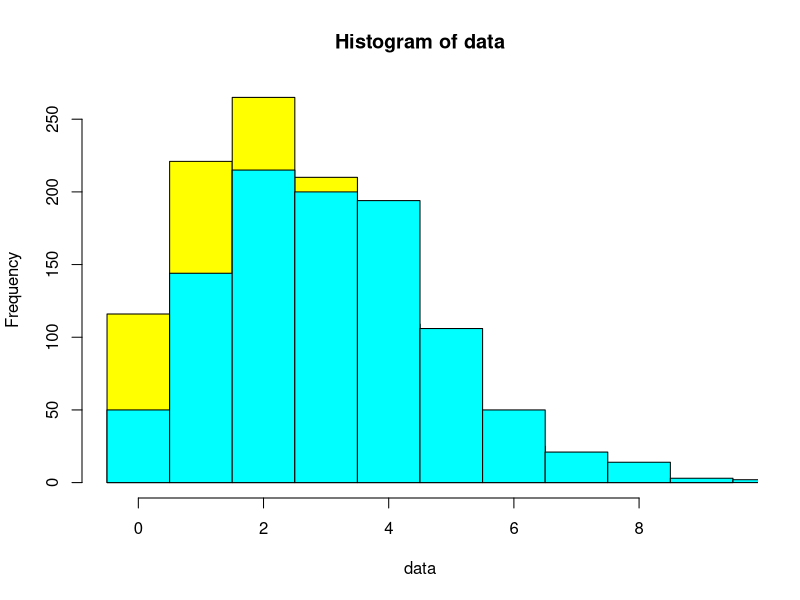
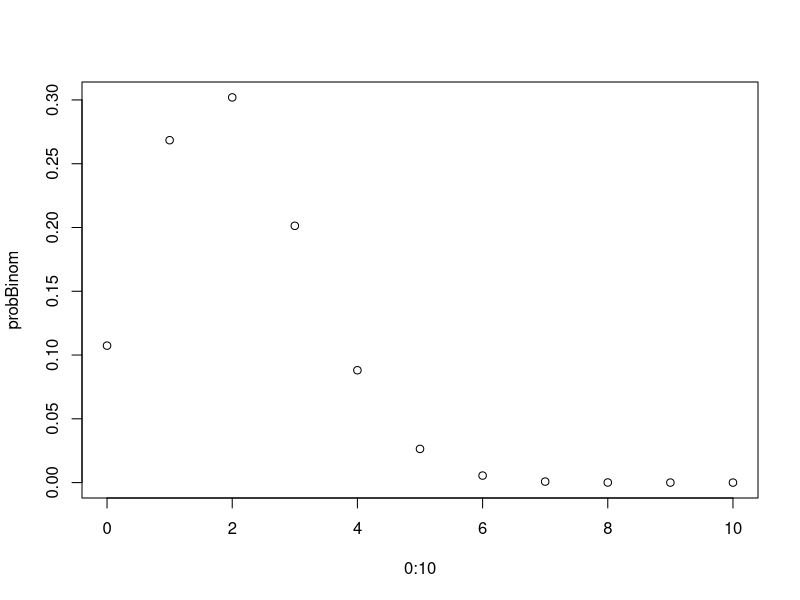
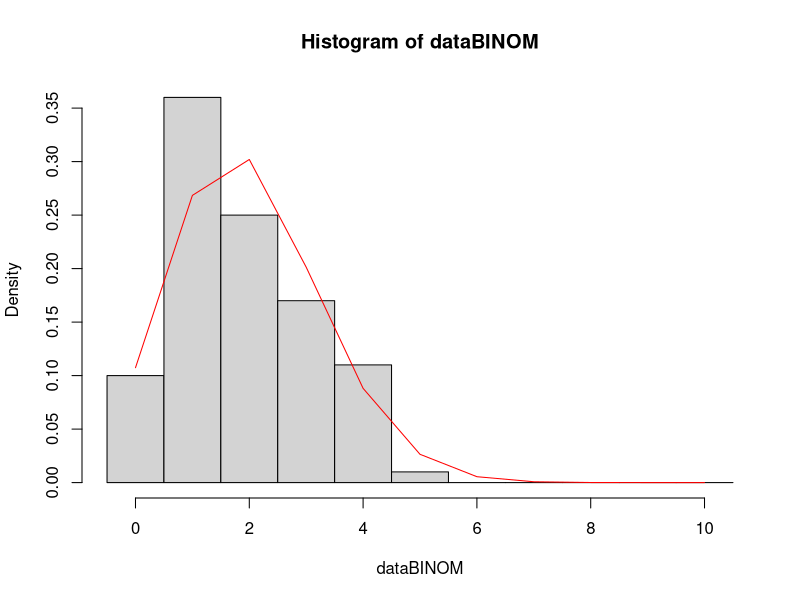
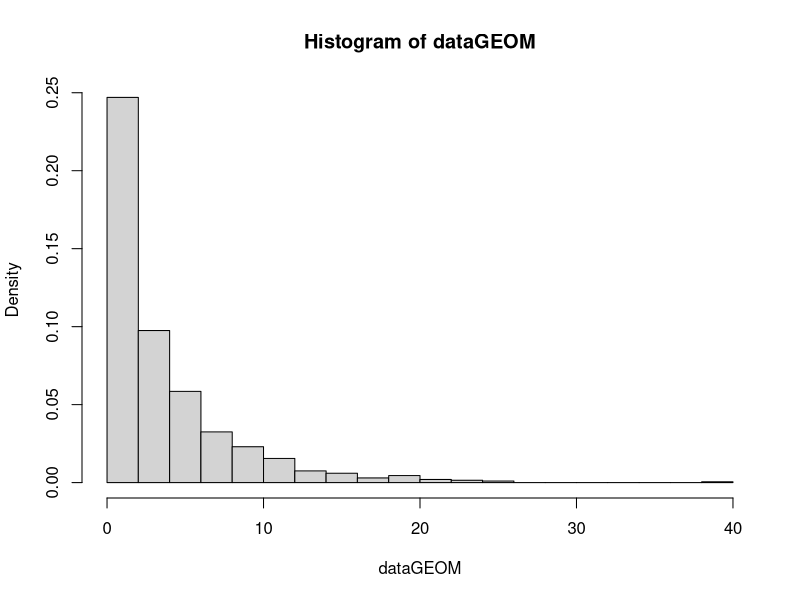
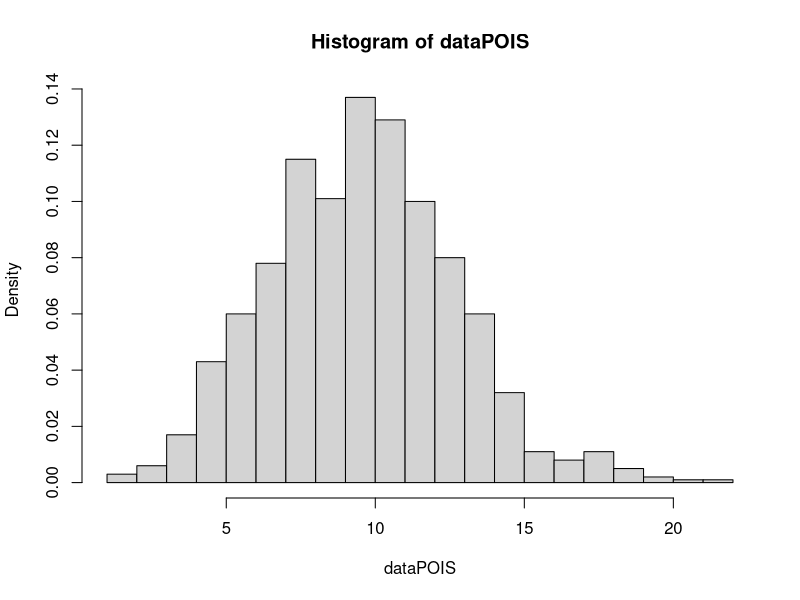
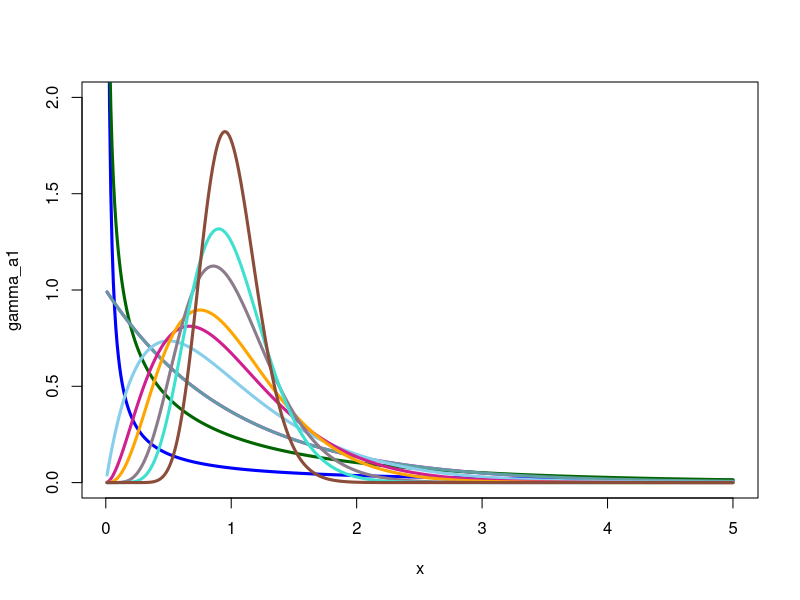
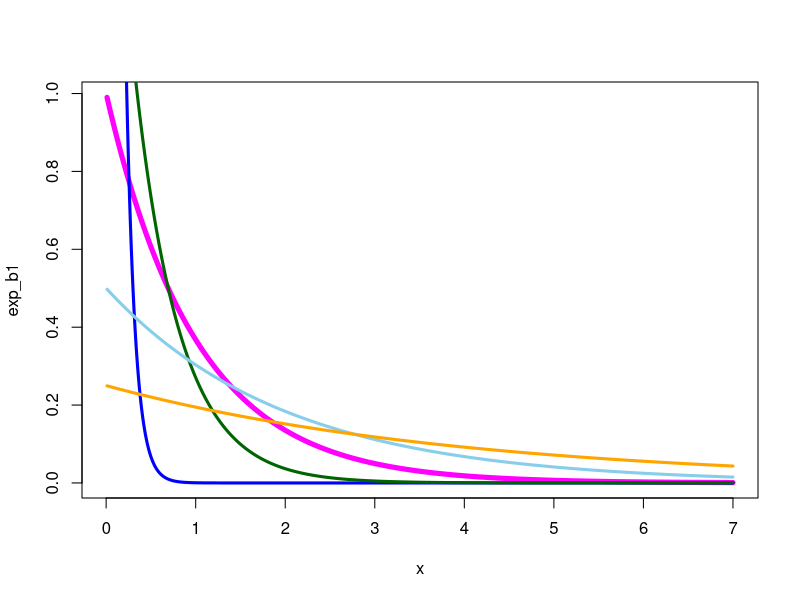
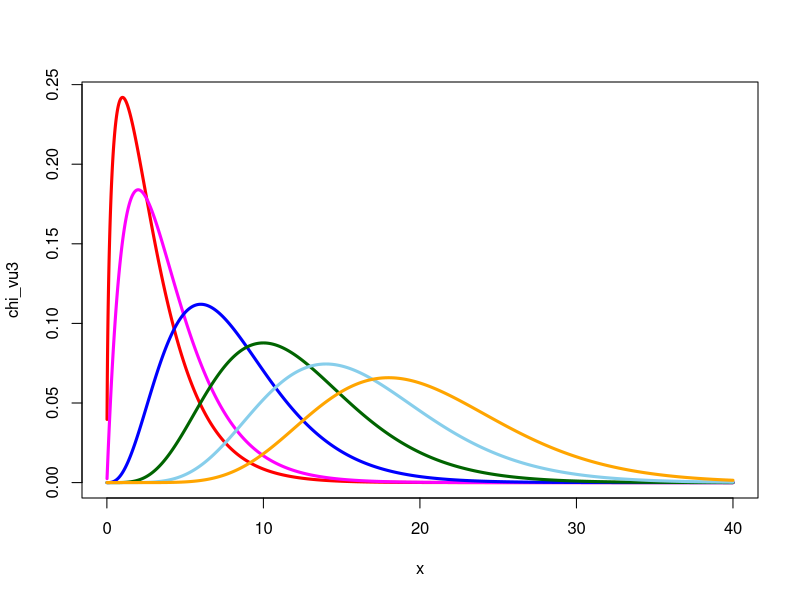

Recreate these plots in R, in order.
# remember to set RStudio to your working directory
setwd("~/Dropbox/371_2019/data")

# Poisson demos
ll=2.3
data<-rpois(100,ll)
data<-rpois(1000,ll)

hist(data,seq(-.5,max(data)+1,1),col="yellow")

ll=3.1
data<-rpois(1000,ll)
hist(data,seq(-.5,max(data)+.5,1),add=T,col="cyan")

# Get the probability mass function for a binomial RV
# with n=10, p=.2 and other discrete RVs
probBinom=dbinom(0:10,10,.2)
plot(0:10,probBinom)
probGeom<-dgeom(0:10,.2)
# similar commands for dhyper and dnbinom.  Use help(dhyper), etc.

# Get a random draw of size 100 from a binomial distribution
dataBINOM=rbinom(100,10,.2)

# some plotting commands for densities
# The first command makes a new plot, the second adds to the plot
hist(dataBINOM,seq(-.5,10.5,1),prob=T)
lines(0:10,probBinom,col="red")

# Get a random draw of size 1000 from a geometric distribution
dataGEOM=rgeom(1000,.2)
hist(dataGEOM,prob=T,breaks=25)

# Get a random draw of size 1000 from a geometric distribution
dataPOIS=rpois(1000,10)
hist(dataPOIS,prob=T,breaks=25)

# Illustrate the use the the Poisson dist can be used to estimate Binom
# Book:  p. 134, Example 3.21

{
  n=20; p=.1; lambda = n*p;
  cat("  n   p lambda\n",n, p, lambda)
}
{
  nrows=15
  vals=matrix(0, nrow=nrows, ncol = 4)
  colnames(vals) =c("i","binom","pois","diff")
  for (i in 1:nrows){
    db=dbinom(i,n,p)
    dp=dpois(i,lambda)
    vals[i,]=cbind(i,db,dp,db-dp)
  }
  as.table(round(vals,7))
}

# For the gamma densities, do not forget to specify
# scale = beta.  If you forget this, R will use rate = 1/scale

# gammas
{ 
  # mean is not held constant at 1, scale is held fixed
  
  x=seq(.01,5,.01)
  
  beta=.2
  
  gamma_a.1=dgamma(x, shape=.1, scale=beta)
  gamma_a.5=dgamma(x, shape=.5, scale=beta)
  gamma_a1=dgamma(x, shape=1, scale=beta)
  gamma_a2=dgamma(x, shape=2, scale=beta)
  gamma_a3=dgamma(x, shape=3, scale=beta)
  gamma_a4=dgamma(x, shape=4, scale=beta)
  gamma_a7=dgamma(x, shape=7, scale=beta)
  gamma_a10=dgamma(x, shape=10, scale=beta)
  gamma_a20=dgamma(x, shape=20, scale=beta)
}

{ 
  # mean is not held constant at 1, shape is held fixed
  
  x=seq(.01,5,.01)
  
  beta=.2
  
  gamma_a.1=dgamma(x, shape=2, scale=.1)
  gamma_a.5=dgamma(x, shape=2, scale=.5)
  gamma_a1=dgamma(x, shape=2, scale=1)
  gamma_a2=dgamma(x, shape=2, scale=2)
  gamma_a3=dgamma(x, shape=2, scale=3)
  gamma_a4=dgamma(x, shape=2, scale=4)
  gamma_a7=dgamma(x, shape=2, scale=7)
  gamma_a10=dgamma(x, shape=2, scale=10)
  gamma_a20=dgamma(x, shape=2, scale=20)
}

{
  # all have mean 1
  
  x=seq(.01,5,.01)
  
  gamma_a.1=dgamma(x, shape=.1, scale=1/.1)
  gamma_a.5=dgamma(x, shape=.5, scale=1/.5)
  gamma_a1=dgamma(x, shape=1, scale=1/1)
  gamma_a2=dgamma(x, shape=2, scale=1/2)
  gamma_a3=dgamma(x, shape=3, scale=1/3)
  gamma_a4=dgamma(x, shape=4, scale=1/4)
  gamma_a7=dgamma(x, shape=7, scale=1/7)
  gamma_a10=dgamma(x, shape=10, scale=1/10)
  gamma_a20=dgamma(x, shape=20, scale=1/20)
}

{
  plot(x,gamma_a1,col="magenta",type='l',lwd=3,ylim=c(0,2))
  lines(x,gamma_a.1,col="blue",type='l',lwd=3)
  lines(x,gamma_a.5,col="dark green",lwd=3)
  lines(x,gamma_a1,col="cadet blue",lwd=3)
  lines(x,gamma_a2,col="sky blue",lwd=3)
  lines(x,gamma_a3,col="violetred",lwd=3)
  lines(x,gamma_a4,col="orange",lwd=3)
  lines(x,gamma_a7,col="thistle4",lwd=3)
  lines(x,gamma_a10,col="turquoise",lwd=3)
  lines(x,gamma_a20,col="salmon4",lwd=3)
}

graphics.off()

# exponentials
x=seq(.01,7,.01)

exp_b.1=dgamma(x, shape=1, scale = .1 )
exp_b.5=dgamma(x, shape=1, scale = .5 )
exp_b1=dgamma(x, shape=1, scale = 1)
exp_b2=dgamma(x, shape=1, scale = 2)
exp_b4=dgamma(x, shape=1, scale = 4)

plot(x,exp_b1,col="magenta",type='l',lwd=5)
lines(x,exp_b.1,col="blue",type='l',lwd=3)
lines(x,exp_b.5,col="dark green",lwd=3)
lines(x,exp_b2,col="sky blue",lwd=3)
lines(x,exp_b4,col="orange",lwd=3)

# chi-squared
x=seq(.01,40,.01)

# degrees of freedom = 2*shape
{
  chi_vu3=dgamma(x, shape=1.5, scale = 2 )
  chi_vu4=dgamma(x, shape=2, scale = 2 )
  chi_vu8=dgamma(x, shape=4, scale = 2 )
  chi_vu12=dgamma(x, shape=6, scale = 2)
  chi_vu16=dgamma(x, shape=8, scale = 2)
  chi_vu20=dgamma(x, shape=10, scale = 2)
}

plot(x,chi_vu3,col="red",type='l',lwd=3)
lines(x,chi_vu4,col="magenta",type='l',lwd=3)
lines(x,chi_vu8,col="blue",lwd=3)
lines(x,chi_vu12,col="dark green",lwd=3)
lines(x,chi_vu16,col="sky blue",lwd=3)
lines(x,chi_vu20,col="orange",lwd=3)

# betas
x=seq(0,1,.01)

beta_a1_b1=dbeta(x, 1,1)
beta_a2_b2=dbeta(x, 2,2)
beta_a3_b3=dbeta(x, 3,3)
beta_a.5_b.5=dbeta(x, .5,.5)
beta_a.1_b.1=dbeta(x, .1,.1)

plot(x,beta_a1_b1,col="magenta",type='l',lwd=3,ylim=c(0,2))
#plot(x,beta_a2_b2,col="cadet blue",type='l',lwd=3,ylim=c(0,2))
lines(x,beta_a2_b2,col="cadet blue",type='l',lwd=3)
lines(x,beta_a3_b3,col="blue",type='l',lwd=3)
lines(x,beta_a.5_b.5,col="orange",type='l',lwd=3)
lines(x,beta_a.1_b.1,col="red",type='l',lwd=3)

# asymmetries
# different alphas and betas
beta_a1.1_b.5=dbeta(x, .1,.5)
beta_a.2_b.5=dbeta(x, .2,.5)
beta_a.6_b.3=dbeta(x, .6,.3)

plot(x,beta_a1.1_b.5,col="magenta",type='l',lwd=3,ylim=c(0,5))
lines(x,beta_a.2_b.5,col="sky blue",lwd=3)
lines(x,beta_a.6_b.3,col="orange",type='l',lwd=3)

# asymmetries
# different alphas and betas
beta_a11_b5=dbeta(x, 1,5)
beta_a2_b5=dbeta(x, 2,5)
beta_a10_b3=dbeta(x, 10,3)
beta_a10_b1=dbeta(x, 10,1.2)

plot(x,beta_a11_b5,col="magenta",type='l',lwd=3,ylim=c(0,5))
lines(x,beta_a2_b5,col="sky blue",lwd=3)
lines(x,beta_a10_b3,col="orange",type='l',lwd=3)
lines(x,beta_a10_b1,col="cadet blue",type='l',lwd=3)

